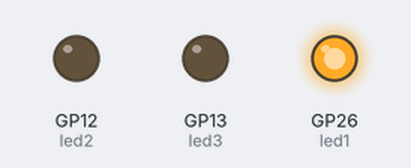
The program below on a simulated Raspberry Pi Pico running MicroPython. Parts: output pins drawn as LEDs (lit = HIGH). What the program prints to the serial console is not drawn. At 5.0 s the program stops and its outputs stay as they are.

Above: at 0.05 s.
At 0.95 s:
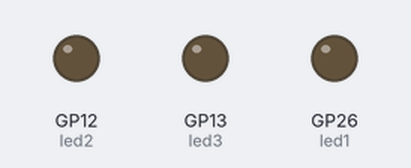
At 1.97 s:
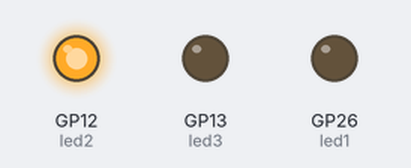
At 2.92 s:
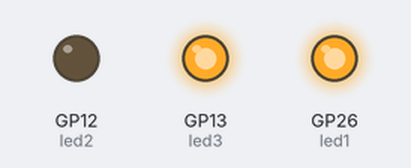
Timing chart, 0 to 3.2 s (numbered marks = the images above):
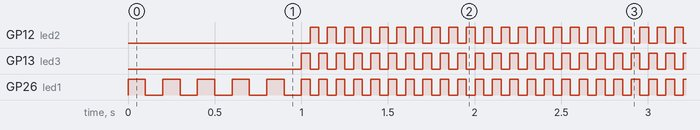

Measured:
- by itself, GP12 (led2): alternates HIGH for 0.05 s and LOW for 0.05 s, 79 changes in all, then stays HIGH
- by itself, GP13 (led3): alternates HIGH for 0.05 s and LOW for 0.05 s, 80 changes in all, then stays LOW
- by itself, GP26 (led1): alternates HIGH for 0.05 s and LOW for 0.05 s, 90 changes in all, then stays LOW

The program:

loesninger_oevelser_funktioner.py
```python
# Øvelser med funktioner
# Husk at importere moduler der skal bruges her, fx, sleep, Pin osv.
from machine import Pin
from time import sleep
# LED1 -> GPIO 26
# LED2 -> GPIO 12
# LED3 -> GPIO 13

# lav et objekt til hver LED
# husk at forbinde følgende med dupont kabler på Educaboard for at omgå port expander:
# JP1-MISO og JP6-GP2 for at styre LED2 på GPIO/pin 12
# JP1-MOSI og JP6-GP3 for at styre LED3 på GPIO/pin 13
led1 = Pin(26, Pin.OUT)
led2 = Pin(12, Pin.OUT)
led3 = Pin(13, Pin.OUT)

# 1 lav en funktion der tænder LED 1 på Educaboard hvis den er slukket og som slukker LED 1 hvis den er tændt
# Funktionen skal ikke tage nogle argumenter
def toggle_LED1():
    led1.value(not led1.value())

# Lav kode til at teste at toggle_LED1() funktionen virker ved at kalde den 10 gange
# sørg for at der er 100 millisekunders pause mellem hver gang der tændes og slukkes
# Hint: brug et loop
# - Tjek at LED1 tænder og slukker

for i in range(10):
    toggle_LED1()
    sleep(0.1)

# 2 lav en funktion der kan tænde LED1, LED2 og LED3 på Educaboardet
# Funktionen skal ikke tage nogle argumenter
def all_LEDS_on():
    led1.on()
    led2.off()
    led3.on()

# 2.2 lav en funktion der kan slukke LED1, LED2 og LED3 på Educaboardet
# Funktionen skal ikke tage nogle argumenter
def all_LEDS_off():
    led1.off()
    led2.on()
    led3.off()

# Lav kode til at teste at all_LEDS_on() og all_LEDS_off() virker ved at kalde dem 40 gange
# - brug et loop og sørg for at LED'erne tændes og slukkes med 50 millisekunders interval

for i in range(40):
    all_LEDS_on()
    sleep(0.05)
    all_LEDS_off()
    sleep(0.05)

# 3 lav en funktion der tager en liste med integers som argument og returnerer en ny liste hvor hvert
# tal i listen er blevet fordoblet
binary_values_list = [1, 2, 4, 8, 16, 32]

def double_list_values(int_list):
    doubled_list = [] # opretter tom liste til de fordoblede værdier
    for index in int_list: # for loop der gennemløber listen med integers
        doubled_list.append(index+index) # tilføj den forboblede værdi til den nye liste

    return doubled_list # returner listen med de fordoblede værdier

print(double_list_values(binary_values_list)) # test at funktionen virker

# 4 lav en funktion der tager en liste med integers som argument og omdanner hvert element til
# en string - Hint brug: str()
def convert_list_values_to_str(int_list):
    str_list = [] # opret en tom liste til string værdierne
    for index in int_list:  # for loop der gennemløber listen med integers
        # Omdan hvert hvert element til string og tilføj til ny liste
        str_list.append(str(index))

    return str_list # returner listen med string værdierne

print(convert_list_values_to_str(binary_values_list)) # test at funktionen virker
# print output skal vise: ['1', '2', '4', '8', '16', '32']
```
